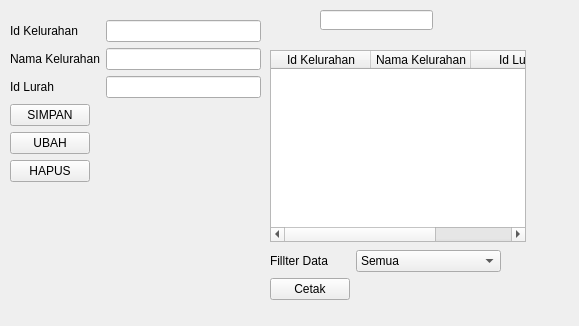
<?xml version="1.0" encoding="UTF-8"?>
<ui version="4.0">
 <class>Form</class>
 <widget class="QWidget" name="Form">
  <property name="geometry">
   <rect>
    <x>0</x>
    <y>0</y>
    <width>579</width>
    <height>326</height>
   </rect>
  </property>
  <property name="windowTitle">
   <string>Form</string>
  </property>
  <widget class="QWidget" name="formLayoutWidget">
   <property name="geometry">
    <rect>
     <x>10</x>
     <y>20</y>
     <width>251</width>
     <height>261</height>
    </rect>
   </property>
   <layout class="QFormLayout" name="formLayout">
    <item row="0" column="0">
     <widget class="QLabel" name="IdKelurahan">
      <property name="text">
       <string>Id Kelurahan</string>
      </property>
     </widget>
    </item>
    <item row="0" column="1">
     <widget class="QLineEdit" name="Id_Kelurahan"/>
    </item>
    <item row="1" column="0">
     <widget class="QLabel" name="NamaKelurahan">
      <property name="text">
       <string>Nama Kelurahan</string>
      </property>
     </widget>
    </item>
    <item row="1" column="1">
     <widget class="QLineEdit" name="Nama_Kelurahan"/>
    </item>
    <item row="2" column="0">
     <widget class="QLabel" name="IdLurah">
      <property name="text">
       <string>Id Lurah</string>
      </property>
     </widget>
    </item>
    <item row="2" column="1">
     <widget class="QLineEdit" name="Id_Lurah"/>
    </item>
    <item row="3" column="0">
     <widget class="QPushButton" name="btnSimpan">
      <property name="text">
       <string>SIMPAN</string>
      </property>
     </widget>
    </item>
    <item row="4" column="0">
     <widget class="QPushButton" name="btnUbah">
      <property name="text">
       <string>UBAH</string>
      </property>
     </widget>
    </item>
    <item row="5" column="0">
     <widget class="QPushButton" name="btnHapus">
      <property name="text">
       <string>HAPUS</string>
      </property>
     </widget>
    </item>
   </layout>
  </widget>
  <widget class="QLineEdit" name="lineCari">
   <property name="geometry">
    <rect>
     <x>320</x>
     <y>10</y>
     <width>113</width>
     <height>20</height>
    </rect>
   </property>
  </widget>
  <widget class="QTableWidget" name="tblKelurahan">
   <property name="geometry">
    <rect>
     <x>270</x>
     <y>50</y>
     <width>256</width>
     <height>192</height>
    </rect>
   </property>
   <column>
    <property name="text">
     <string>Id Kelurahan</string>
    </property>
   </column>
   <column>
    <property name="text">
     <string>Nama Kelurahan</string>
    </property>
   </column>
   <column>
    <property name="text">
     <string>Id Lurah</string>
    </property>
   </column>
  </widget>
  <widget class="QWidget" name="formLayoutWidget_2">
   <property name="geometry">
    <rect>
     <x>270</x>
     <y>250</y>
     <width>231</width>
     <height>80</height>
    </rect>
   </property>
   <layout class="QFormLayout" name="formLayout_2">
    <item row="0" column="0">
     <widget class="QLabel" name="FillterData">
      <property name="text">
       <string>Fillter Data</string>
      </property>
     </widget>
    </item>
    <item row="0" column="1">
     <widget class="QComboBox" name="comboFillter">
      <item>
       <property name="text">
        <string>Semua</string>
       </property>
      </item>
     </widget>
    </item>
    <item row="1" column="0">
     <widget class="QPushButton" name="btnCetak">
      <property name="text">
       <string>Cetak</string>
      </property>
     </widget>
    </item>
   </layout>
  </widget>
 </widget>
 <resources/>
 <connections/>
</ui>
